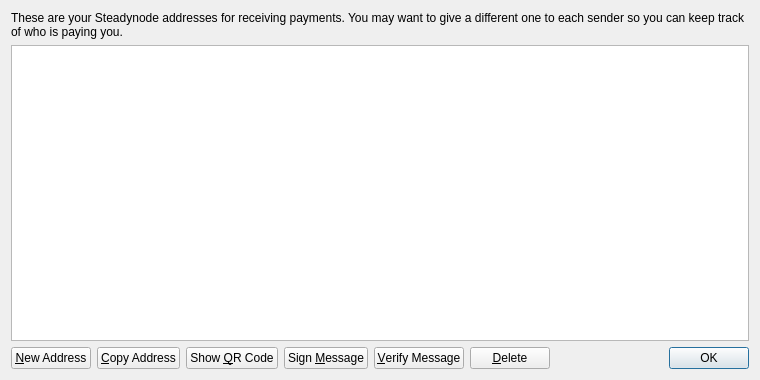
<?xml version="1.0" encoding="UTF-8"?>
<ui version="4.0">
 <class>AddressBookPage</class>
 <widget class="QWidget" name="AddressBookPage">
  <property name="geometry">
   <rect>
    <x>0</x>
    <y>0</y>
    <width>760</width>
    <height>380</height>
   </rect>
  </property>
  <property name="windowTitle">
   <string>Address Book</string>
  </property>
  <layout class="QVBoxLayout" name="verticalLayout">
   <item>
    <widget class="QLabel" name="labelExplanation">
     <property name="text">
      <string>These are your Steadynode addresses for receiving payments. You may want to give a different one to each sender so you can keep track of who is paying you.</string>
     </property>
     <property name="textFormat">
      <enum>Qt::PlainText</enum>
     </property>
     <property name="wordWrap">
      <bool>true</bool>
     </property>
    </widget>
   </item>
   <item>
    <widget class="QTableView" name="tableView">
     <property name="contextMenuPolicy">
      <enum>Qt::CustomContextMenu</enum>
     </property>
     <property name="toolTip">
      <string>Double-click to edit address or label</string>
     </property>
     <property name="tabKeyNavigation">
      <bool>false</bool>
     </property>
     <property name="selectionMode">
      <enum>QAbstractItemView::SingleSelection</enum>
     </property>
     <property name="selectionBehavior">
      <enum>QAbstractItemView::SelectRows</enum>
     </property>
     <property name="sortingEnabled">
      <bool>true</bool>
     </property>
     <attribute name="verticalHeaderVisible">
      <bool>false</bool>
     </attribute>
    </widget>
   </item>
   <item>
    <layout class="QHBoxLayout" name="horizontalLayout">
     <item>
      <widget class="QPushButton" name="newAddressButton">
       <property name="toolTip">
        <string>Create a new address</string>
       </property>
       <property name="text">
        <string>&amp;New Address</string>
       </property>
      </widget>
     </item>
     <item>
      <widget class="QPushButton" name="copyToClipboard">
       <property name="toolTip">
        <string>Copy the currently selected address to the system clipboard</string>
       </property>
       <property name="text">
        <string>&amp;Copy Address</string>
       </property>
      </widget>
     </item>
     <item>
      <widget class="QPushButton" name="showQRCode">
       <property name="text">
        <string>Show &amp;QR Code</string>
       </property>
      </widget>
     </item>
     <item>
      <widget class="QPushButton" name="signMessage">
       <property name="toolTip">
        <string>Sign a message to prove you own a Steadynode address</string>
       </property>
       <property name="text">
        <string>Sign &amp;Message</string>
       </property>
      </widget>
     </item>
     <item>
      <widget class="QPushButton" name="verifyMessage">
       <property name="toolTip">
        <string>Verify a message to ensure it was signed with a specified Steadynode address</string>
       </property>
       <property name="text">
        <string>&amp;Verify Message</string>
       </property>
      </widget>
     </item>
     <item>
      <widget class="QPushButton" name="deleteButton">
       <property name="toolTip">
        <string>Delete the currently selected address from the list</string>
       </property>
       <property name="text">
        <string>&amp;Delete</string>
       </property>
      </widget>
     </item>
     <item>
      <spacer name="horizontalSpacer">
       <property name="orientation">
        <enum>Qt::Horizontal</enum>
       </property>
       <property name="sizeHint" stdset="0">
        <size>
         <width>40</width>
         <height>20</height>
        </size>
       </property>
      </spacer>
     </item>
     <item>
      <widget class="QDialogButtonBox" name="buttonBox">
       <property name="sizePolicy">
        <sizepolicy hsizetype="Maximum" vsizetype="Fixed">
         <horstretch>0</horstretch>
         <verstretch>0</verstretch>
        </sizepolicy>
       </property>
       <property name="standardButtons">
        <set>QDialogButtonBox::Ok</set>
       </property>
      </widget>
     </item>
    </layout>
   </item>
  </layout>
 </widget>
 <resources>
  <include location="../bitcoin.qrc"/>
 </resources>
 <connections/>
</ui>
